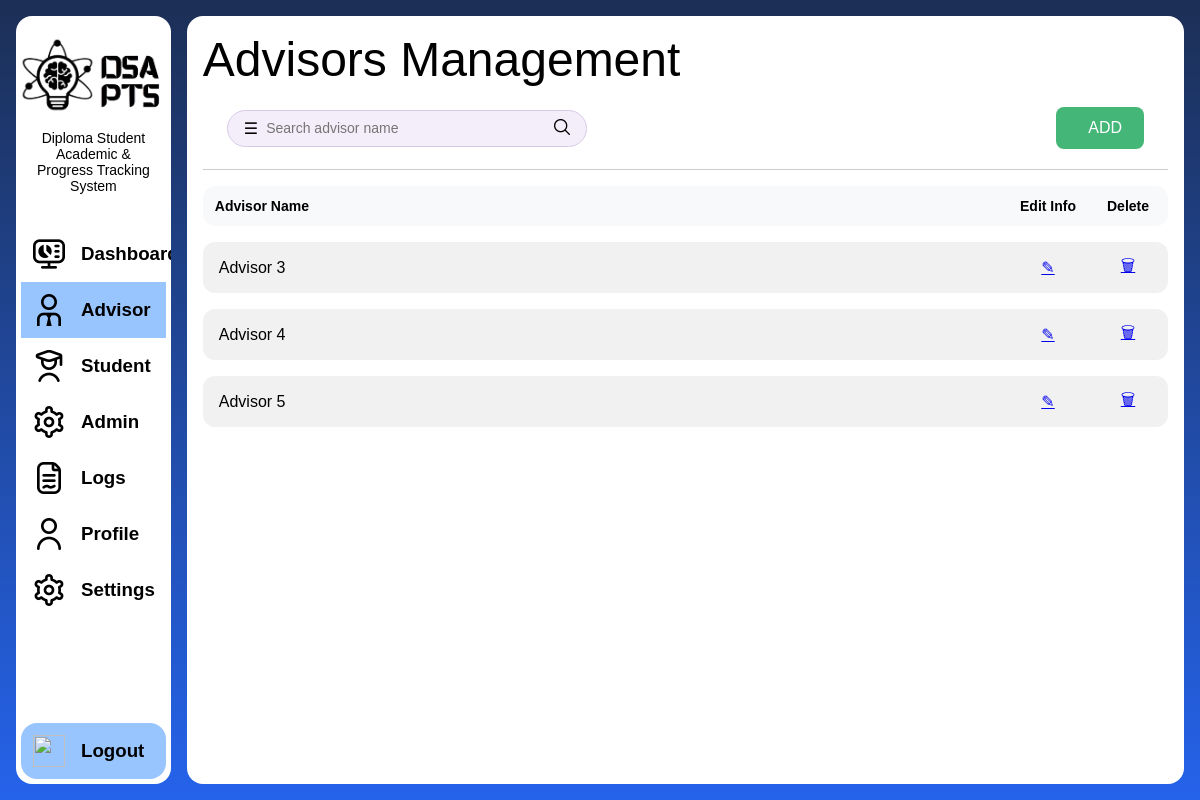
Page /admin/advisor.php on the earlier database version.
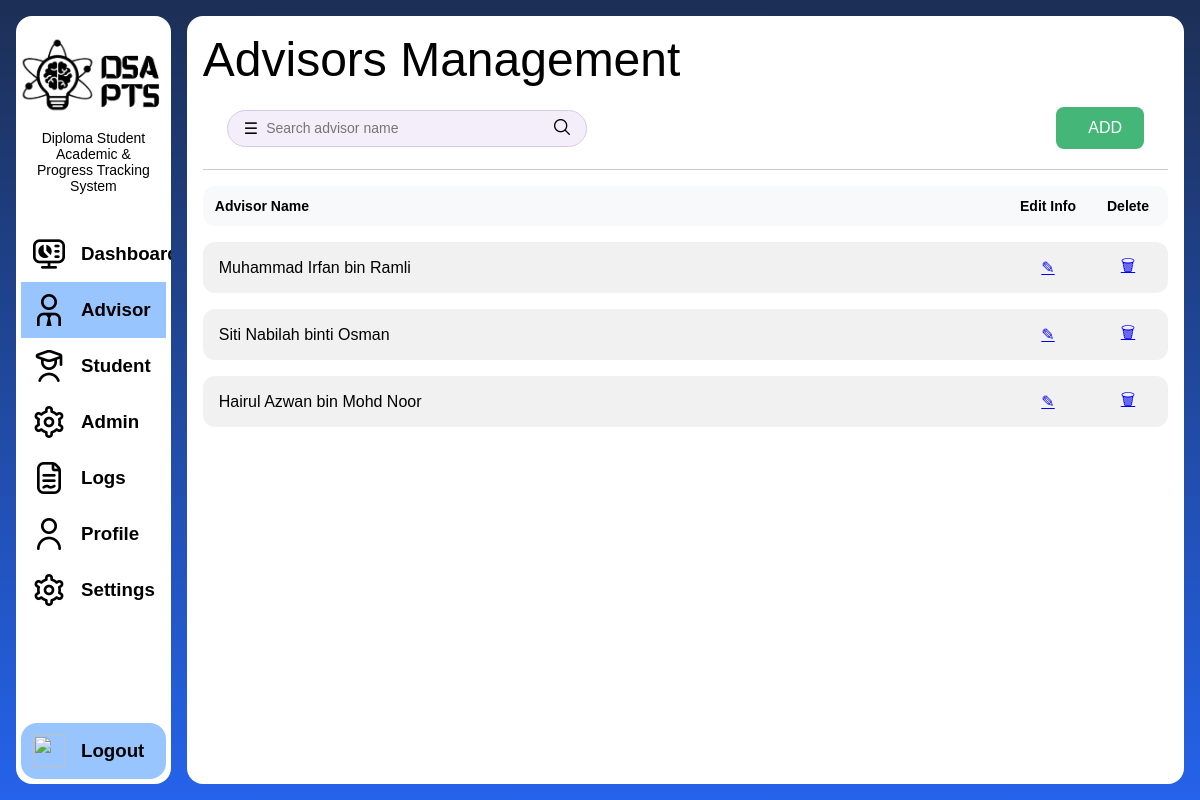
Same page on the later database version.
### tables this page shows
CREATE TABLE `advisor` (
  `user_id` int(11) NOT NULL,
  `department` varchar(100) DEFAULT NULL
);

CREATE TABLE `user` (
  `user_id` int(11) NOT NULL,
  `login_id` varchar(10) NOT NULL,
  `name` varchar(100) NOT NULL,
  `email` varchar(100) NOT NULL,
  `password` varchar(255) NOT NULL,
  `profile_picture` varchar(255) DEFAULT NULL,
  `address` varchar(255) DEFAULT NULL,
  `phone_number` varchar(20) DEFAULT NULL
);

### models/functions.php (called while the page is built, shortened)
<?php
function getAllUser($conn, $table)
{
    $sql = "
        SELECT $table.*, user.*
        FROM $table
        INNER JOIN user ON $table.user_id = user.user_id
    ";
    $result = $conn->query($sql);
    $data = [];
    while ($row = $result->fetch_assoc()) {
        $data[] = $row;
    }
    return $data;
}

### admin/advisor.php (the view, shortened to what this page needs)
<!DOCTYPE html>
<html lang="en">
<head>
    <link rel="stylesheet" href="../style/layout.css">
    <link rel="stylesheet" href="../style/admin.css">
    <link rel="stylesheet" href="../style/styles.css">
</head>
<body class="page-body main-gradient-bg">
    <?php
    include("components/sidebar-admin.php");
    include("../models/functions.php");
    ?>
    <?php
    $keyword = "";
    if (isset($_GET['search'])) {
        $keyword = $_GET['search'];
        $advisors = searchUserByName($conn, "advisor", $keyword);
    } else {
        $advisors = getAllUser($conn, "advisor");
    }
    ?>
    <main class="main-content main-rounded">
        <h1 class="content-title">Advisors Management</h1>
        <div class="toolbar">
            <form class="search" method="GET" action="">
                <span>☰</span>
                <input
                    type="text"
                    name="search"
                    placeholder="Search advisor name"
                    value="<?= $keyword ?>">
                <button type="submit" style="background:none;border:none;cursor:pointer;">
                    <img src="../assets/icons/search.png" alt="" style="height: 16px;">
                </button>
            </form>
            <a class="admin-btn" href="advisor-add.php">
                <span class="admin-text">ADD</span>
            </a>
        </div>
        <table>
            <thead>
                <tr>
                    <th class="name-col">Advisor Name</th>
                    <th class="action">Edit Info</th>
                    <th class="action">Delete</th>
                </tr>
            </thead>
            <tbody>
                <?php foreach ($advisors as $a): ?>
                    <tr>
                        <td class="name-col"><?= $a['name'] ?></td>
                        <td class="action">
                            <a class="icon-btn" href="advisor-edit.php?id=<?= $a['user_id'] ?>">✎</a>
                        </td>
                        <td class="action">
                            <a class="icon-btn" href="advisor-delete.php?id=<?= $a['user_id'] ?>">🗑</a>
                        </td>
                    </tr>
                <?php endforeach; ?>
            </tbody>
        </table>
    </main>
</body>
</html>

Differences in the rows shown:
changed through a linked row, advisor: user_id.name "Advisor 3" → "Muhammad Irfan bin Ramli"
changed through a linked row, advisor: user_id.name "Advisor 4" → "Siti Nabilah binti Osman"
changed through a linked row, advisor: user_id.name "Advisor 5" → "Hairul Azwan bin Mohd Noor"
